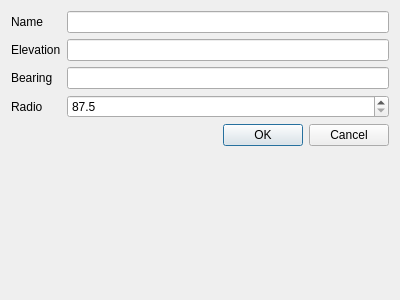
<?xml version="1.0" encoding="UTF-8"?>
<ui version="4.0">
 <class>TrackDialog</class>
 <widget class="QDialog" name="TrackDialog">
  <property name="geometry">
   <rect>
    <x>0</x>
    <y>0</y>
    <width>400</width>
    <height>300</height>
   </rect>
  </property>
  <property name="windowTitle">
   <string>Track</string>
  </property>
  <layout class="QFormLayout" name="formLayout">
   <item row="0" column="0">
    <widget class="QLabel" name="nameLabel">
     <property name="text">
      <string>Name</string>
     </property>
    </widget>
   </item>
   <item row="0" column="1">
    <widget class="QLineEdit" name="nameEdit"/>
   </item>
   <item row="1" column="0">
    <widget class="QLabel" name="elevationLabel">
     <property name="text">
      <string>Elevation</string>
     </property>
    </widget>
   </item>
   <item row="1" column="1">
    <widget class="QLineEdit" name="elevationEdit"/>
   </item>
   <item row="2" column="0">
    <widget class="QLabel" name="bearingLabel">
     <property name="text">
      <string>Bearing</string>
     </property>
    </widget>
   </item>
   <item row="2" column="1">
    <widget class="QLineEdit" name="bearingEdit"/>
   </item>
   <item row="3" column="0">
    <widget class="QLabel" name="radioLabel">
     <property name="text">
      <string>Radio</string>
     </property>
    </widget>
   </item>
   <item row="4" column="0" colspan="2">
    <widget class="QDialogButtonBox" name="buttonBox">
     <property name="orientation">
      <enum>Qt::Horizontal</enum>
     </property>
     <property name="standardButtons">
      <set>QDialogButtonBox::Cancel|QDialogButtonBox::Ok</set>
     </property>
    </widget>
   </item>
   <item row="3" column="1">
    <widget class="QDoubleSpinBox" name="radioSpinBox">
     <property name="decimals">
      <number>1</number>
     </property>
     <property name="minimum">
      <double>87.500000000000000</double>
     </property>
     <property name="maximum">
      <double>107.900000000000006</double>
     </property>
     <property name="singleStep">
      <double>0.200000000000000</double>
     </property>
    </widget>
   </item>
  </layout>
 </widget>
 <tabstops>
  <tabstop>nameEdit</tabstop>
  <tabstop>elevationEdit</tabstop>
  <tabstop>bearingEdit</tabstop>
  <tabstop>radioSpinBox</tabstop>
 </tabstops>
 <resources/>
 <connections>
  <connection>
   <sender>buttonBox</sender>
   <signal>accepted()</signal>
   <receiver>TrackDialog</receiver>
   <slot>accept()</slot>
   <hints>
    <hint type="sourcelabel">
     <x>248</x>
     <y>254</y>
    </hint>
    <hint type="destinationlabel">
     <x>157</x>
     <y>274</y>
    </hint>
   </hints>
  </connection>
  <connection>
   <sender>buttonBox</sender>
   <signal>rejected()</signal>
   <receiver>TrackDialog</receiver>
   <slot>reject()</slot>
   <hints>
    <hint type="sourcelabel">
     <x>316</x>
     <y>260</y>
    </hint>
    <hint type="destinationlabel">
     <x>286</x>
     <y>274</y>
    </hint>
   </hints>
  </connection>
 </connections>
</ui>
